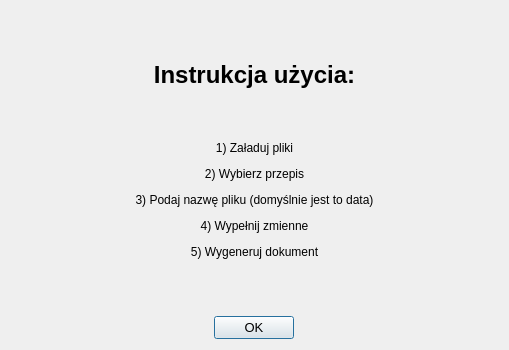
<?xml version="1.0" encoding="UTF-8"?>
<ui version="4.0">
 <class>Dialog</class>
 <widget class="QDialog" name="Dialog">
  <property name="geometry">
   <rect>
    <x>0</x>
    <y>0</y>
    <width>509</width>
    <height>350</height>
   </rect>
  </property>
  <property name="windowTitle">
   <string>Dialog</string>
  </property>
  <layout class="QVBoxLayout" name="verticalLayout">
   <item>
    <widget class="QLabel" name="label">
     <property name="minimumSize">
      <size>
       <width>200</width>
       <height>0</height>
      </size>
     </property>
     <property name="text">
      <string>&lt;html&gt;&lt;head/&gt;&lt;body&gt;&lt;p align=&quot;center&quot;&gt;&lt;span style=&quot; font-size:18pt; font-weight:600;&quot;&gt;Instrukcja użycia:&lt;/span&gt;&lt;/p&gt;&lt;p align=&quot;center&quot;&gt;&lt;br/&gt;&lt;/p&gt;&lt;p align=&quot;center&quot;&gt;1) Załaduj pliki&lt;/p&gt;&lt;p align=&quot;center&quot;&gt;2) Wybierz przepis&lt;/p&gt;&lt;p align=&quot;center&quot;&gt;3) Podaj nazwę pliku (domyślnie jest to data)&lt;/p&gt;&lt;p align=&quot;center&quot;&gt;4) Wypełnij zmienne&lt;/p&gt;&lt;p align=&quot;center&quot;&gt;5) Wygeneruj dokument&lt;/p&gt;&lt;/body&gt;&lt;/html&gt;</string>
     </property>
    </widget>
   </item>
   <item alignment="Qt::AlignHCenter">
    <widget class="QDialogButtonBox" name="buttonBox">
     <property name="font">
      <font>
       <pointsize>10</pointsize>
      </font>
     </property>
     <property name="standardButtons">
      <set>QDialogButtonBox::Ok</set>
     </property>
    </widget>
   </item>
  </layout>
 </widget>
 <resources/>
 <connections/>
</ui>
